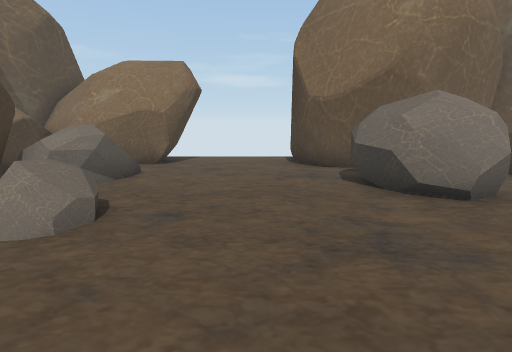
View 1 (above)

16 first-person views from a walk through a 3-D level made in the Unity game engine. The camera is 1.5 m above the floor, tilts 10° down and sees 80° across. The floor is counted in squares, 1 m on a side. Each view is taken from the middle of a square. On the plan, view 1 faces up. The plan holds only what a view shows up to about 15 squares ahead; the rest is blank. The place goes on beyond the plan. The player character is not drawn. Some animated figures are left out.

View 2
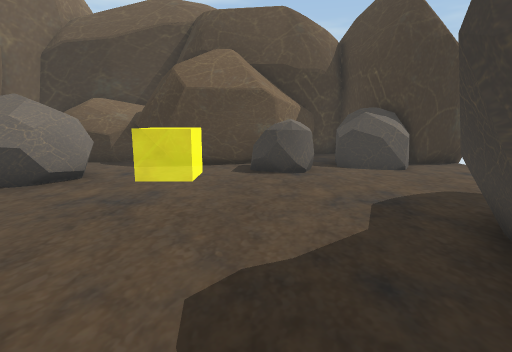

View 3
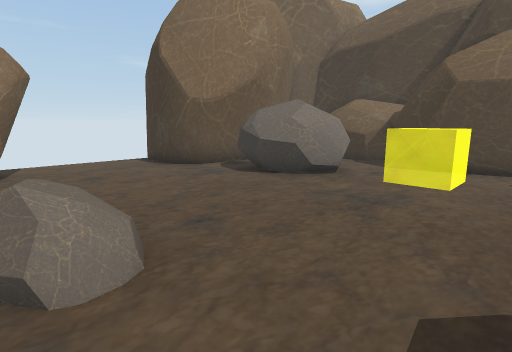

View 4
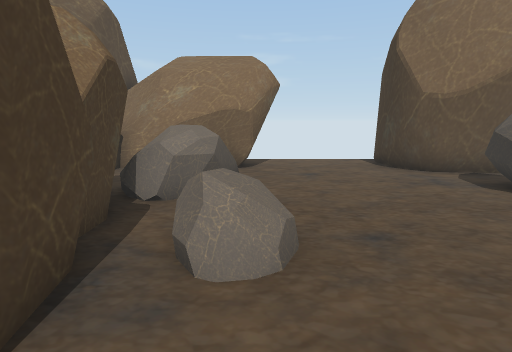

View 5
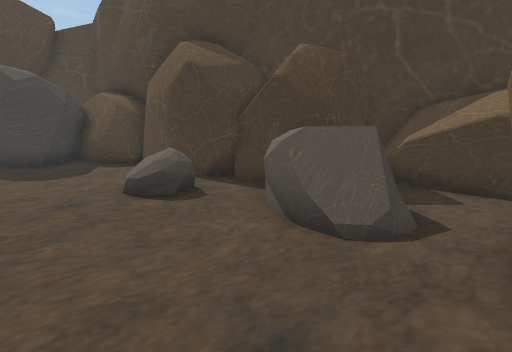

View 6
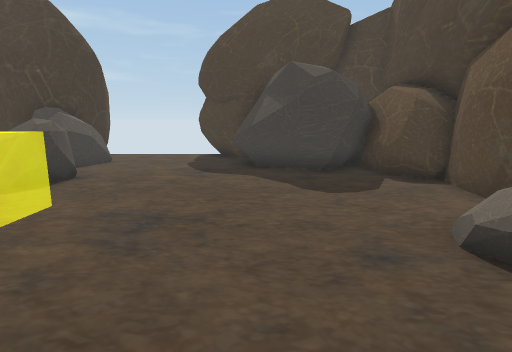

View 7
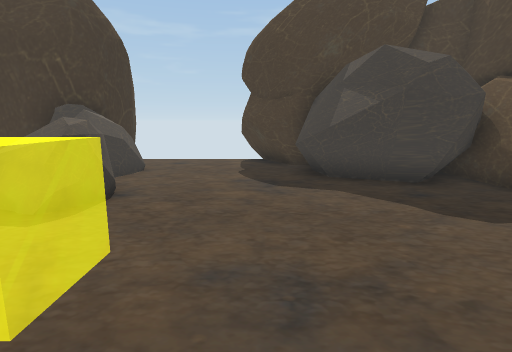

View 8
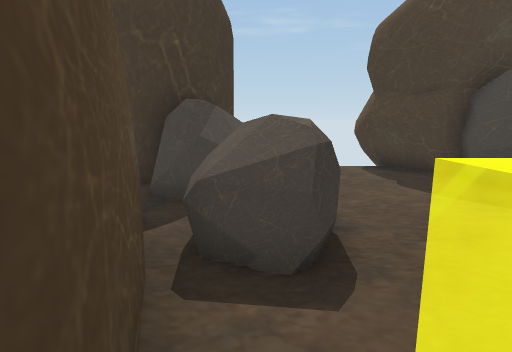

View 9
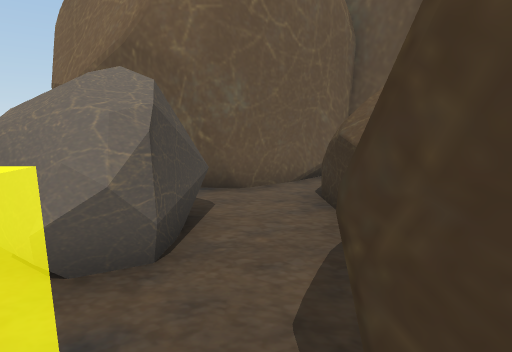

View 10
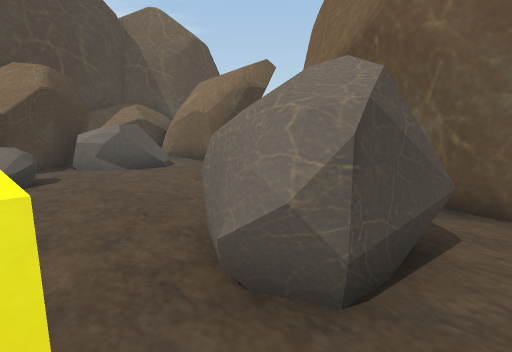

View 11
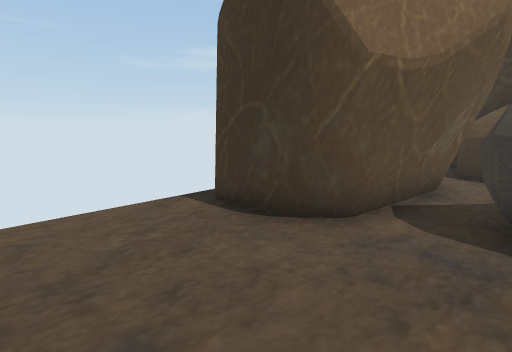

View 12
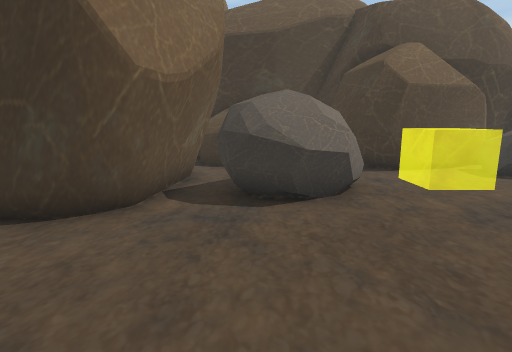

View 13
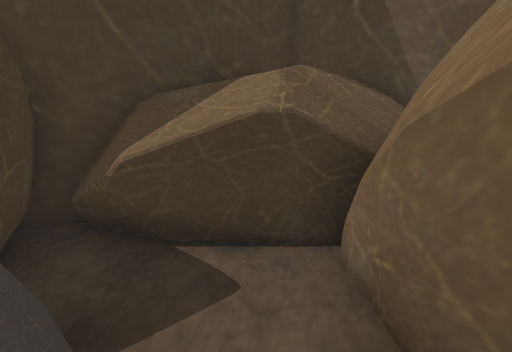

View 14
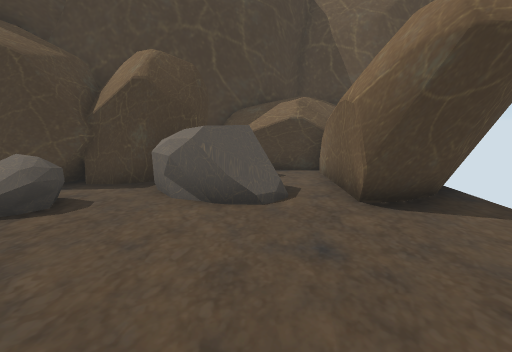

View 15
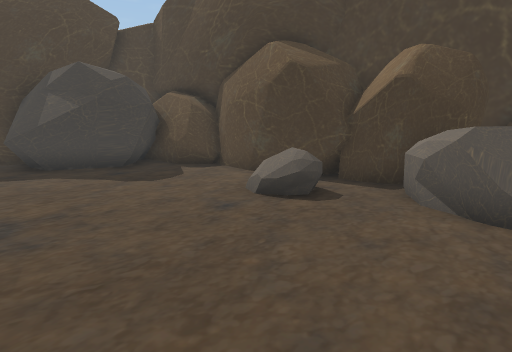

View 16
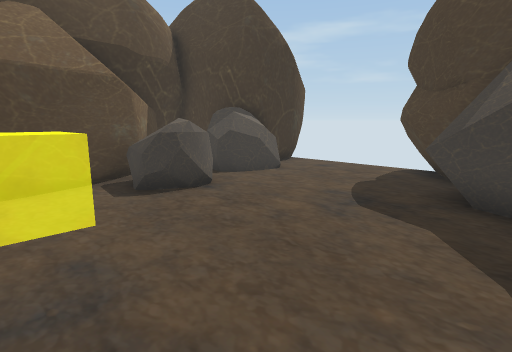

### Floor plan
Key: @ floor where view 1 was taken; # wall or solid block; . floor; R rock.
Columns run from 10 left of view 1 to 10 right of it. Each row starts with its distance up from view 1.
 14  #     #
 13 #### # #....#
 12  RR# ###....#
 11  RR#####....#   #####
 10  RR.........#####.RR#
  9  RR..RR......R##..RRR
  8  RR.RRR......RRR..RR
  7  #RRRRR......RRR..RR
  6    RR........RRR..RR
  5    RRRRR.........##R
  4    RRR.R......  .#
  3     RR........  .#
  2     RR...........#
  1     RR.........RR##
  0      ##...@....RRR#
 -1     ######......R  ##
 -2       #####.....RRR##
 -3       #   #.....RRR##
 -4           #.....RRR#
 -5           ###....#
 -6            ##....#
 -7             #    #

Positions as (right, up) in squares from view 1, and headings:
1: (0, 0), facing up
2: (-4, 1), facing right
3: (-4, 1), facing up-right
4: (-3, 1), facing up
5: (0, 11), facing down-left
6: (0, 8), facing down
7: (2, 6), facing down
8: (6, 4), facing down
9: (6, 3), facing up
10: (6, 4), facing up-left
11: (-2, 8), facing up-right
12: (-3, 8), facing right
13: (-4, 10), facing left
14: (2, 9), facing left
15: (2, 9), facing down-left
16: (-1, 4), facing down-right
